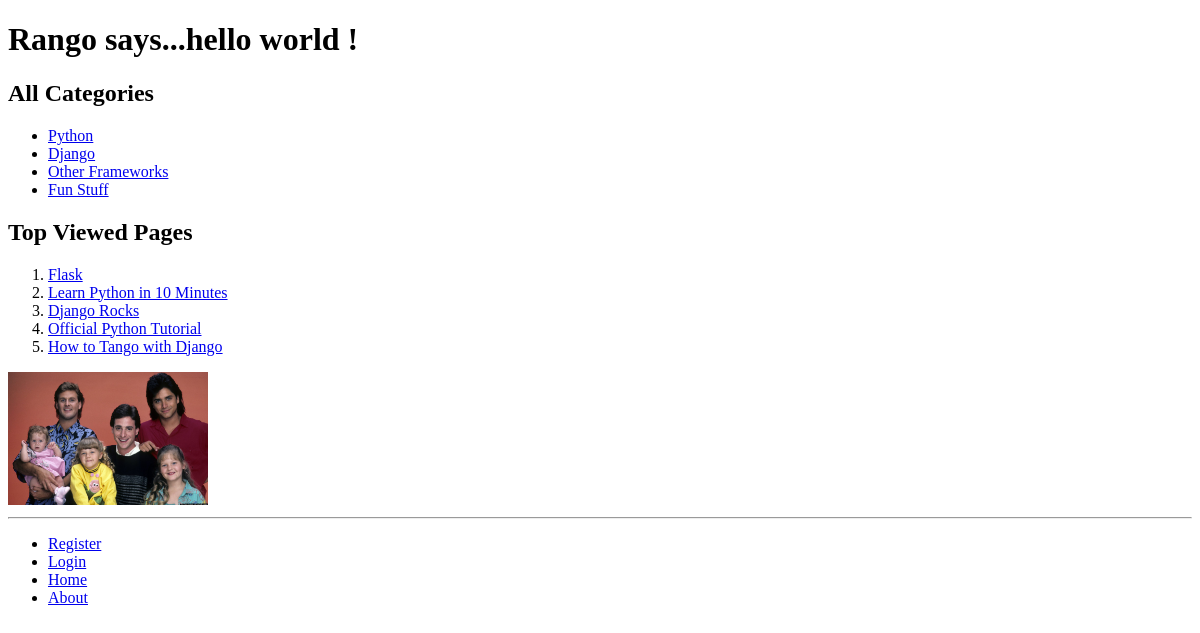
/rango/, run on an earlier commit of the app's database.
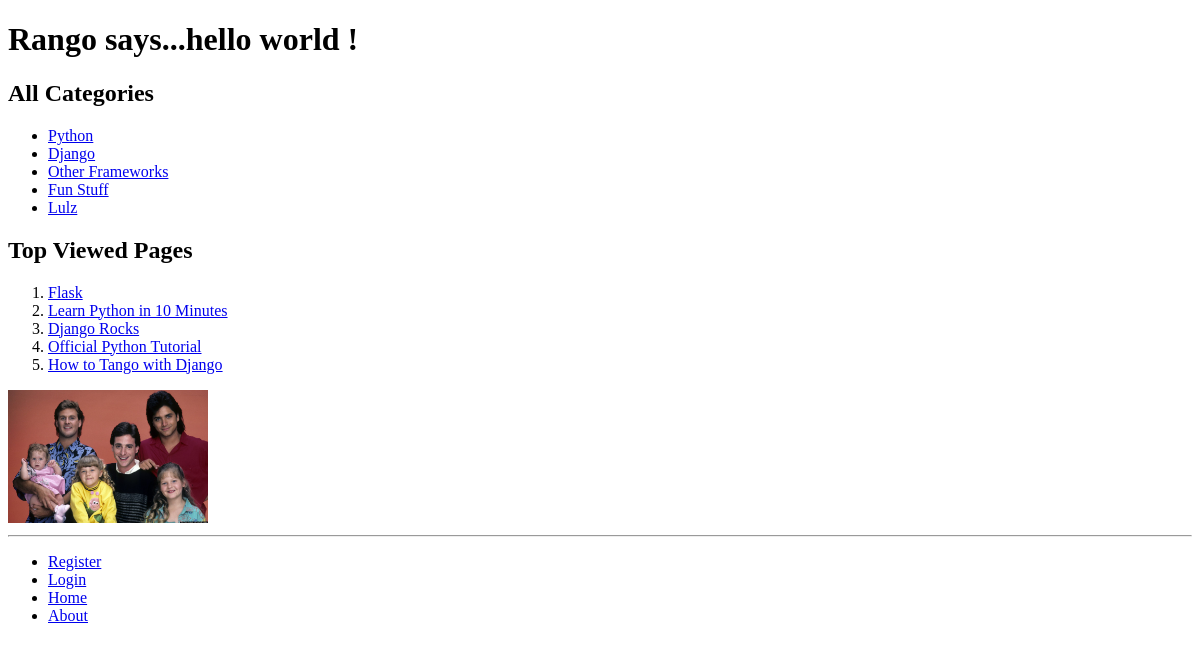
And on a later commit of the database.
### rango/models.py (models this page shows, shortened)
class Category(models.Model):
    name = models.CharField(max_length=128, unique=True)
    views = models.IntegerField(default=0)
    likes = models.IntegerField(default=0)
    slug = models.SlugField(default='', unique=True)
    def __unicode__(self):
        return self.name

class Page(models.Model):
    category = models.ForeignKey(Category)
    title = models.CharField(max_length=128)
    url = models.URLField()
    views = models.IntegerField(default=0)
    def __unicode__(self):
        return self.title

### rango/views.py (the view)
def index(request):
    category_list = Category.objects.order_by('-likes')[:5]
    page_list = Page.objects.order_by('-views')[:5]
    context_dict = {'categories': category_list, 'pages': page_list}
    visits = request.session.get('visits')
    if not visits:
        visits = 1
    reset_last_visit_time = False
    last_visit = request.session.get('last_visit')
    if last_visit:
        last_visit_time = datetime.strptime(last_visit[:-7], "%Y-%m-%d %H:%M:%S")
        if (datetime.now() - last_visit_time).seconds > 0:
            visits += 1
            reset_last_visit_time = True
    else:
        reset_last_visit_time = True
    if reset_last_visit_time:
        request.session['last_visit'] = str(datetime.now())
        request.session['visits'] = visits
    context_dict['visits'] = visits
    response = render(request,'rango/index.html', context_dict)
    print context_dict
    return response

### rango/templates/rango/index.html
{% extends 'rango/base.html' %}
{% load staticfiles %}
{% block body_block %}
    <h1>Rango says...hello
        {% if user.is_authenticated %}
            {{ user.username }}
        {% else %}
            world
        {% endif %}
        !
    </h1>
    <h2>All Categories</h2>
    {% if categories %}
        <ul>
            {% for category in categories %}
            <li><a href="{% url 'rango:category' category.slug %}">{{ category.name }}</a></li>
            {% endfor %}
        </ul>
    {% else %}
        <strong>There are no categories present.</strong>
    {% endif %}
    <h2>Top Viewed Pages</h2>
    {% if pages %}
        <ol>
            {% for page in pages %}
            <li><a href="{{ page.url }}">{{ page.title }}</a></li>
            {% endfor %}
        </ol>
    {% else %}
        <p><strong>There are no pages present.</strong></p>
    {% endif %}
	<img src="{% static 'images/full-house.jpg' %}" alt="What a Full House!" width="200px" />
{% endblock %}

### rango/templates/rango/base.html (shortened to what this page needs)
<!DOCTYPE html>
<html>
    <head lang="en">
    </head>
    <body>
        <div>
            {% block body_block %}{% endblock %}
        </div>
        <hr />
        <div>
            <ul>
            {% if user.is_authenticated %}
                <li><a href="{% url 'rango:restricted' %}">Restricted Page</a></li>
                <li><a href="{% url 'accounts:auth_logout' %}?next=/rango/">Logout</a></li>
                <li><a href="{% url 'rango:add_category' %}">Add a New Category</a></li>
            {% else %}
                <li><a href="{% url 'registration_register' %}">Register</a></li>
                <li><a href="{% url 'accounts:auth_login' %}">Login</a></li>
            {% endif %}
                <li><a href="{% url 'rango:index' %}">Home</a></li>
                <li><a href="{% url 'rango:about' %}">About</a></li>
            </ul>
        </div>
    </body>
</html>

What changed in the data, as far as the page shows it:
added Category: name "Lulz"
